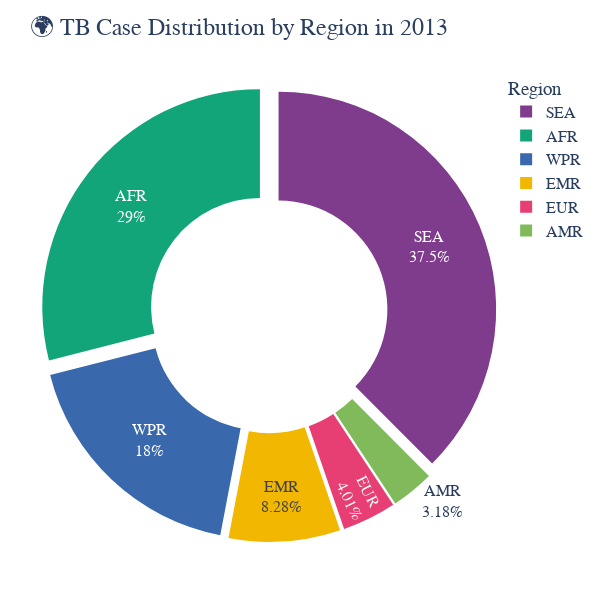

The notebook cell this image was saved under:
### Code cell
# Group and prepare data
region_dist = filter_data(year_slider.value, region_selector.value).groupby('Region')['Total_Cases'].sum().reset_index()

fig3 = px.pie(
    region_dist,
    names='Region',
    values='Total_Cases',
    title=f"🌍 TB Case Distribution by Region in {year_slider.value}",
    hole=0.5,  # Bigger donut hole
    color_discrete_sequence=px.colors.qualitative.Bold  # Bold color palette
)

fig3.update_traces(
    textinfo='percent+label',
    pull=[0.05] * len(region_dist),
    hovertemplate='<b>%{label}</b><br>Total Cases: %{value:,}<br>Share: %{percent}<extra></extra>'
)

fig3.update_layout(
    title_font_size=24,
    width=600,  # Increased width
    height=600,  # Increased height
    showlegend=True,
    legend_title_text='Region',
    font=dict(size=16, family='Arial'),
    plot_bgcolor='white',
    paper_bgcolor='white',
    margin=dict(t=70, b=40, l=40, r=40)
)

fig3.show()

### Figure 1 — Plotly figure (JSON) as saved in the notebook; plotly's stock layout.template omitted (floating-point values rounded to 4 significant figures)
{"data": [{"domain": {"x": [0, 1], "y": [0, 1]}, "hole": 0.5, "hovertemplate": "<b>%{label}</b><br>Total Cases: %{value:,}<br>Share: %{percent}<extra></extra>", "labels": ["AFR", "AMR", "EMR", "EUR", "SEA", "WPR"], "legendgroup": "", "name": "", "pull": [0.05, 0.05, 0.05, 0.05, 0.05, 0.05], "showlegend": true, "textinfo": "percent+label", "type": "pie", "values": [2595728, 285200.0, 741950, 359800.0, 3364040, 1617000.0]}], "layout": {"font": {"family": "Arial", "size": 16}, "height": 600, "hiddenlabels": [], "legend": {"title": {"text": "Region"}, "tracegroupgap": 0}, "margin": {"b": 40, "l": 40, "r": 40, "t": 70}, "paper_bgcolor": "white", "piecolorway": ["rgb(127, 60, 141)", "rgb(17, 165, 121)", "rgb(57, 105, 172)", "rgb(242, 183, 1)", "rgb(231, 63, 116)", "rgb(128, 186, 90)", "rgb(230, 131, 16)", "rgb(0, 134, 149)", "rgb(207, 28, 144)", "rgb(249, 123, 114)", "rgb(165, 170, 153)"], "plot_bgcolor": "white", "showlegend": true, "title": {"font": {"size": 24}, "text": "🌍 TB Case Distribution by Region in 2013"}, "width": 600}}
